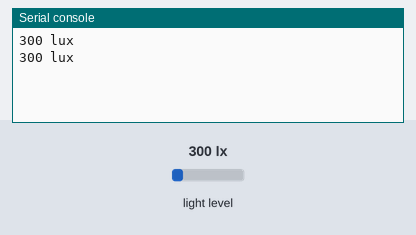
The program below on a simulated MicroPython board. On the bench: the last lines printed to the serial console. The test bench sets the inputs (shaded band); at power-on: light level 300 lx. Library files of the repository ran but are not shown: bh1750.py.

Above: at 1.3 s.
1.4 s: light level set to 40 lx
At 2.3 s:
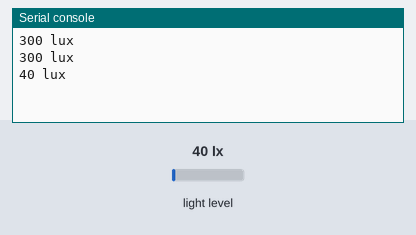
2.9 s: light level set to 500 lx
At 3.6 s:
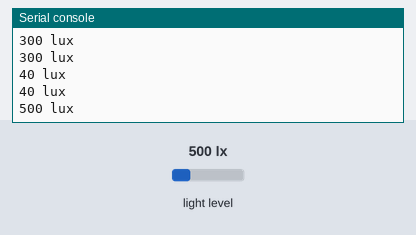
Timing chart, 0 to 5.9 s (numbered marks = the images above; inputs shaded):
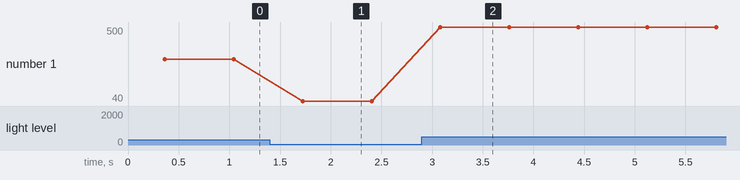

The program:

main.py
```python
from machine import Pin, I2C
from utime import sleep_ms
from lib.bh1750 import BH1750


# init
i2c = I2C(0, sda=Pin(4), scl=Pin(5))
bh1750 = BH1750(0x23, i2c)

# main loop
while True:
    lux = round(bh1750.measurement)
    print(f'{lux} lux')
    sleep_ms(500)
```

Measured:
- after the input at 1.4 s, the serial console: prints a new line after 0.32 s (image 1)
- after the input at 2.9 s, the serial console: prints a new line after 0.18 s (image 2)
- plotted number 1: 300 → 40 after the input at 1.4 s, 40 → 500 after the input at 2.9 s
